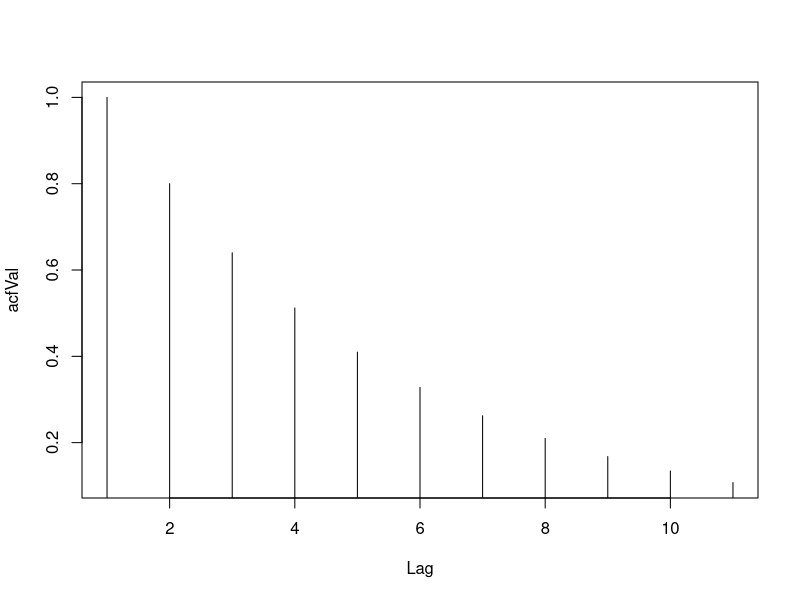
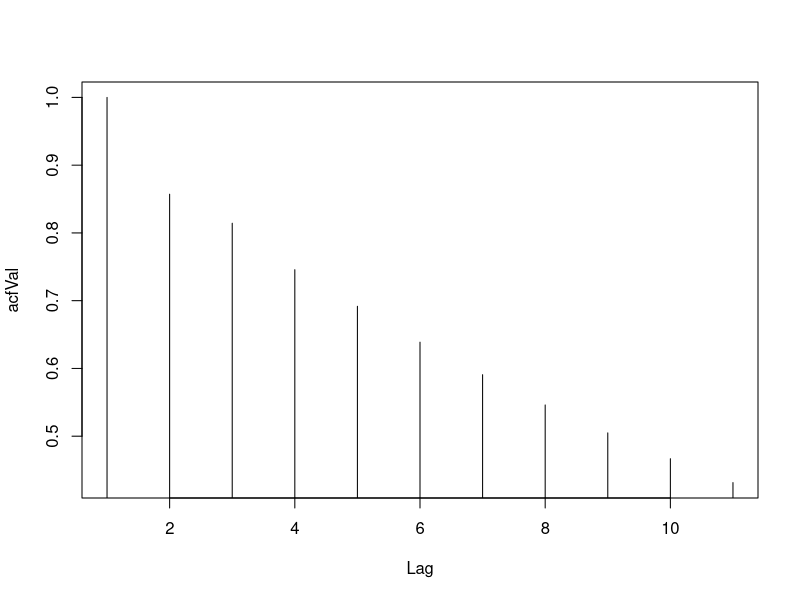
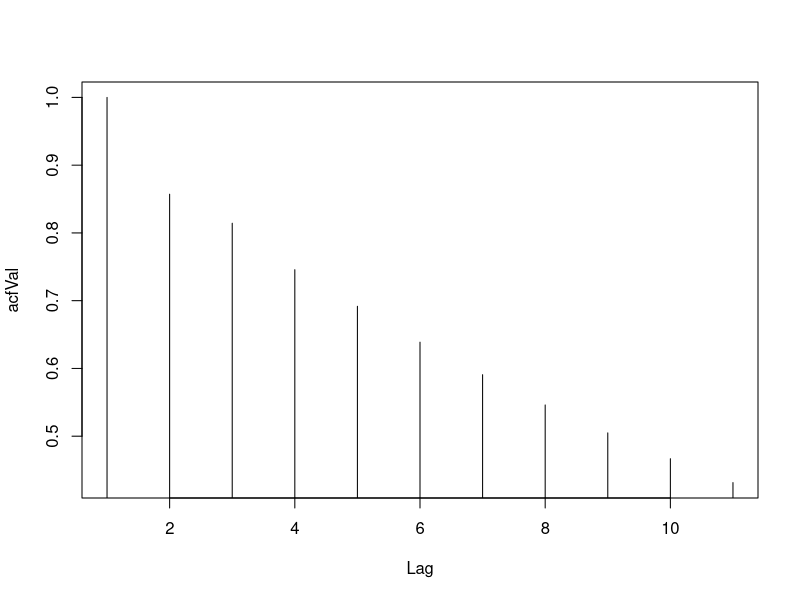
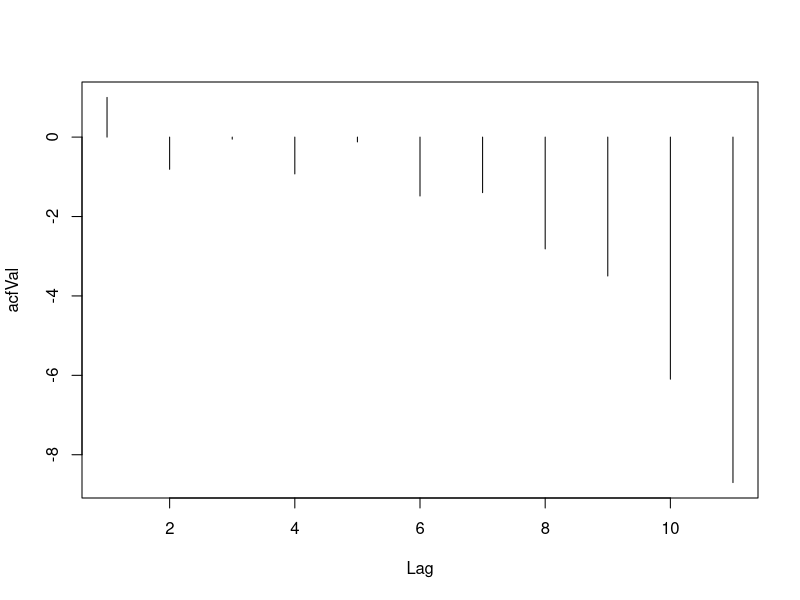
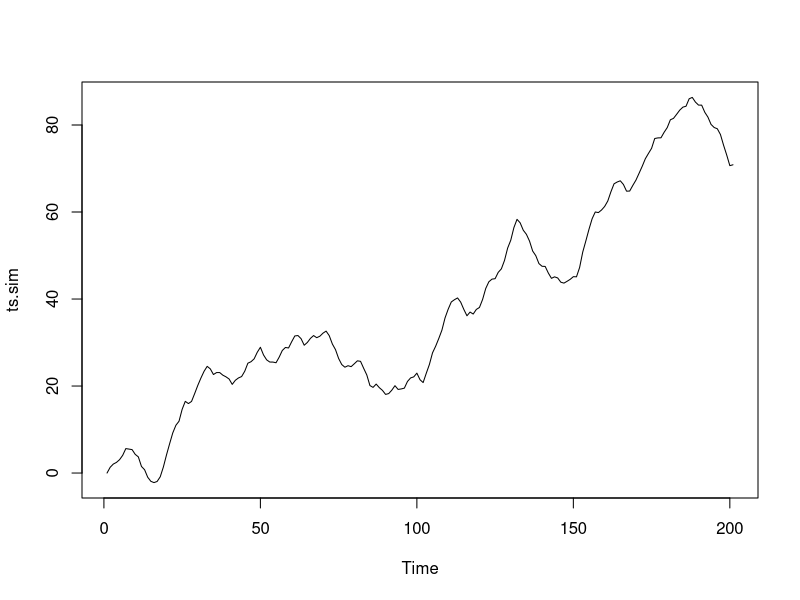
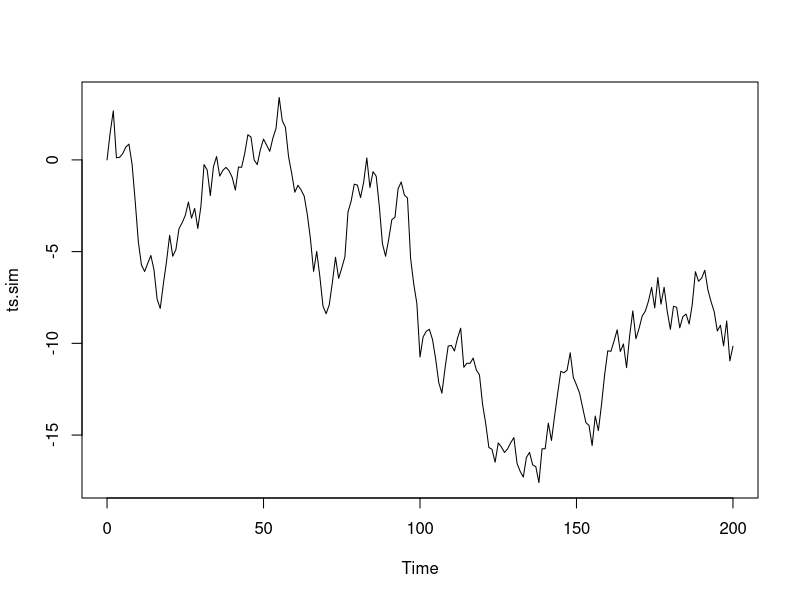
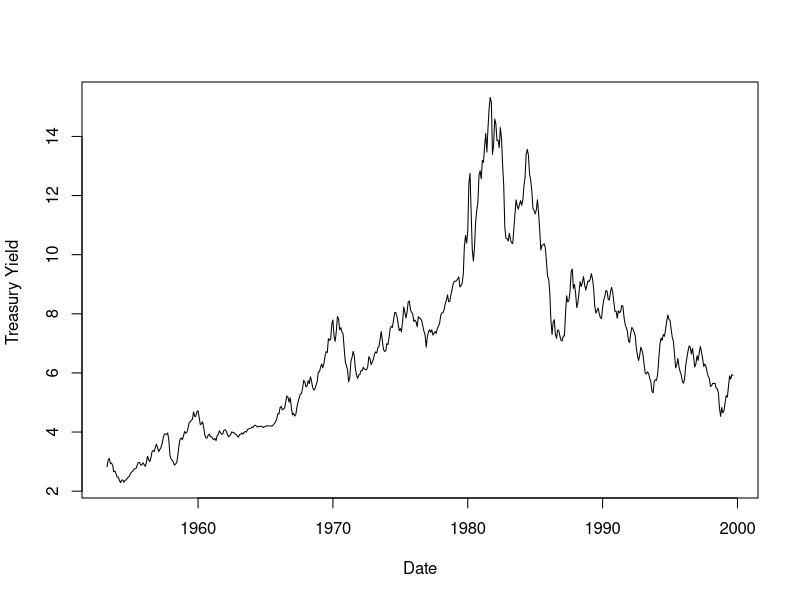
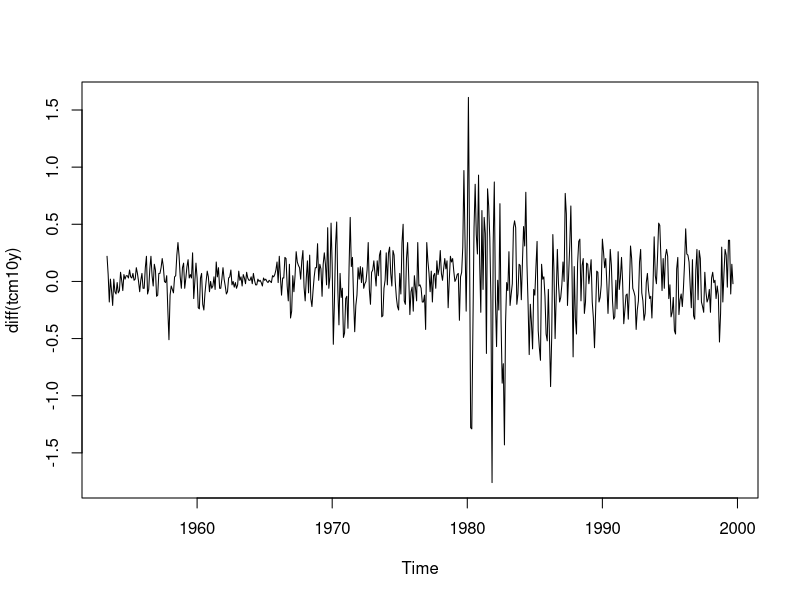

Generate these figures, in order, with R:
acfVal<-ARMAacf((ar=c(0.8)), lag.max = 10)
plot(acfVal,type = "h", xlab = "Lag")

acfVal<-ARMAacf((ar=c(0.6,0.3)), lag.max = 10)
plot(acfVal,type = "h", xlab = "Lag")

acfVal<-ARMAacf((ma=c(0.6,0.3)), lag.max = 10)
plot(acfVal,type = "h", xlab = "Lag")

acfVal<-ARMAacf((ma=c(0.6,0.8,0.4,0.8)), lag.max = 10)
plot(acfVal,type = "h", xlab = "Lag")

xt=arima.sim(n=10000, list(ar=c(0.8897,-0.4858), ma=c(-0.2279,0.2488), sd=sqrt(0.1796)))
arima(xt, order = c(2,0,2))

# An ARIMA simulation
ts.sim <- arima.sim(list(order = c(1,1,0), ar = 0.7), n = 200)
ts.plot(ts.sim)


# Random Walk
ts.sim <- arima.sim(list(order = c(0,1,0)), n = 200)
ts.plot(ts.sim)

##############################


library(tseries)
library(forecast)

data(tcm)

?tcm

#Plot the data corresponding to 10 year treasury securities data. 
plot(tcm10y,xlab="Date", ylab="Treasury Yield ")

adf.test(tcm10y)
plot(diff(tcm10y))

dt10 <- diff(tcm10y)

adf.test(dt10)
adf.test(diff(tcm10y))

tsdisplay(diff(tcm10y))

Box.test(diff(tcm10y),lag = 5)

auto.arima(dt10)

m0 <- Arima(tcm10y, c(0,1,0))
tsdisplay(m0$residuals)

m1 <- auto.arima(tcm10y,d = 1,stepwise = FALSE)
summary(m1)
tsdisplay(m1$residuals)

Box.test(m1$residuals,5)

m1a <- Arima(tcm10y, order = c(0,1,2))
summary(m1a)

forecast(m1a,h = 5)

plot(forecast(m1,h=5),include = 50)

accuracy(m1)


